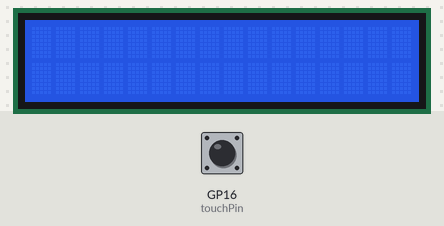
Simulated run of this program. Board: Raspberry Pi Pico running MicroPython. Shown: 16×2 character LCD. Inputs (shaded band) come from the test bench; at power-on: GP16 (touchPin) LOW. Library files of the repository ran but are not shown: pico_i2c_lcd.py.

Above: at 1.2 s.
1.3 s: GP16 (touchPin) pulled HIGH for 0.15 s
At 2.2 s:
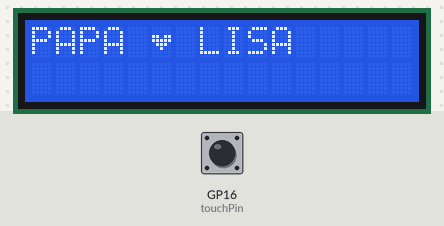
2.9 s: GP16 (touchPin) pulled HIGH for 1 s
At 3.5 s:
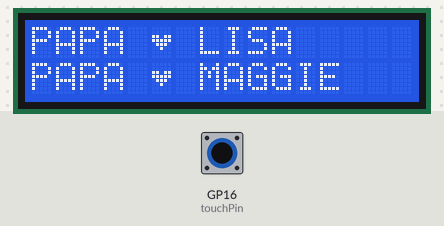
5.4 s: GP16 (touchPin) pulled HIGH for 0.15 s
At 6.5 s:
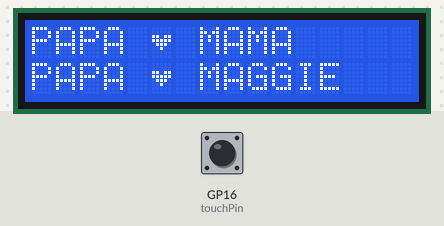
7.0 s: GP16 (touchPin) pulled HIGH for 3.2 s
At 7.7 s:
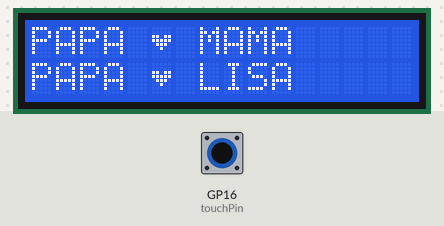
11.7 s: GP16 (touchPin) pulled HIGH for 0.15 s
At 12.6 s:
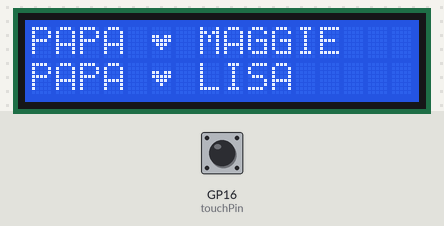
13.3 s: GP16 (touchPin) pulled HIGH for 1 s
At 13.7 s:
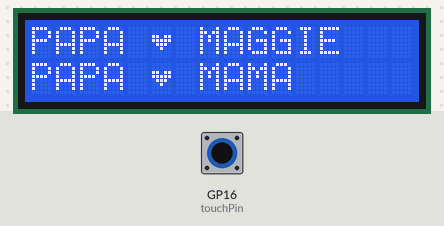
Timing chart, 0 to 16.3 s (numbered marks = the images above; inputs shaded):
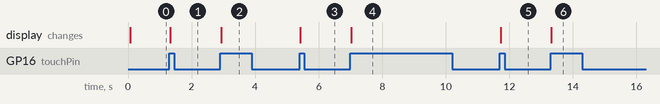

Measured:
- after the input at 1.3 s, the display: changes at once (image 1)
- after the input at 2.9 s, the display: changes at once (image 2)
- after the input at 5.4 s, the display: changes at once (image 3)
- after the input at 7.0 s, the display: changes at once (image 4)
- after the input at 11.7 s, the display: changes at once (image 5)
- after the input at 13.3 s, the display: changes at once (image 6)

The program:

lcdTest.py
```python
from machine import Pin, I2C
from pico_i2c_lcd import I2cLcd


def printDisplay(pin):
    global row
    global line
    # lcd.show_cursor()
    # lcd.blink_cursor_on()
    # lcd.backlight_off()
    # lcd.display_off()
    lcd.move_to(0, row)
    lcd.putstr("                ")
    lcd.move_to(0, row)
    lcd.putstr(lines[line])
    row = (row + 1) % 2
    line = (line + 1) % len(lines)


heart = (0x00, 0x00, 0x1B, 0x1F, 0x0E, 0x04, 0x00, 0x00)
smiley = (0x00, 0x0A, 0x00, 0x04, 0x04, 0x11, 0x0E, 0x00)
space1 = (0x00, 0x02, 0x07, 0x0D, 0x1F, 0x17, 0x14, 0x02)
space2 = (0x00, 0x08, 0x1C, 0x16, 0x1F, 0x1D, 0x05, 0x08)
symbols = (heart, smiley, space1, space2)
line_lisa = "PAPA " + chr(0) + " LISA"
line_maggie = "PAPA " + chr(0) + " MAGGIE"
line_mama = "PAPA " + chr(0) + " MAMA"
lines = (line_lisa, line_maggie, line_mama)
row = 0
line = 0


i2c = I2C(0, sda=Pin(4), scl=Pin(5), freq=400000)
lcd = I2cLcd(i2c, i2c.scan()[0], 2, 16)
lcd.clear()
lcd.backlight_on()
for symIndex in range(len(symbols)):
    lcd.custom_char(symIndex, symbols[symIndex])

touchPin = Pin(16, Pin.IN, Pin.PULL_DOWN)
touchPin.irq(trigger=Pin.IRQ_RISING, handler=printDisplay)
```
